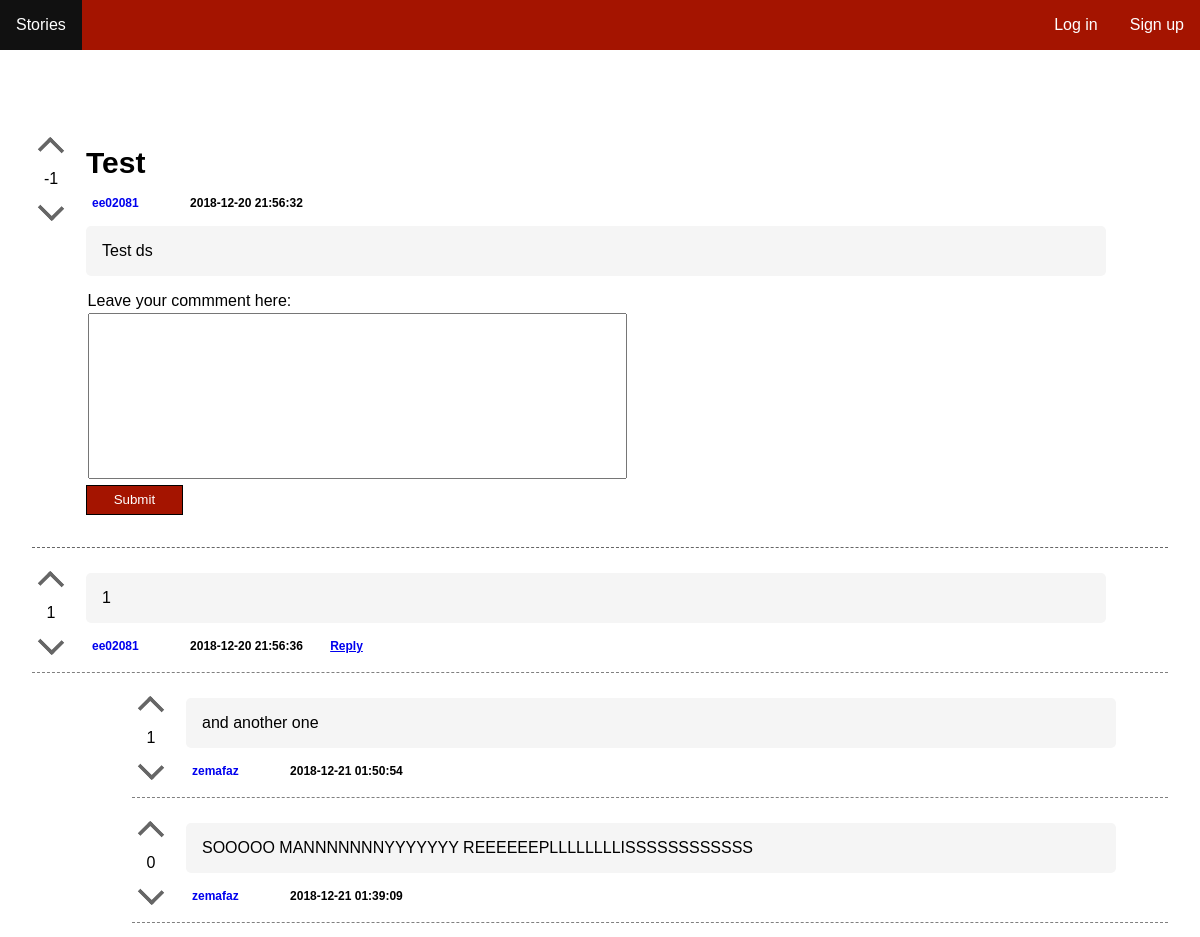
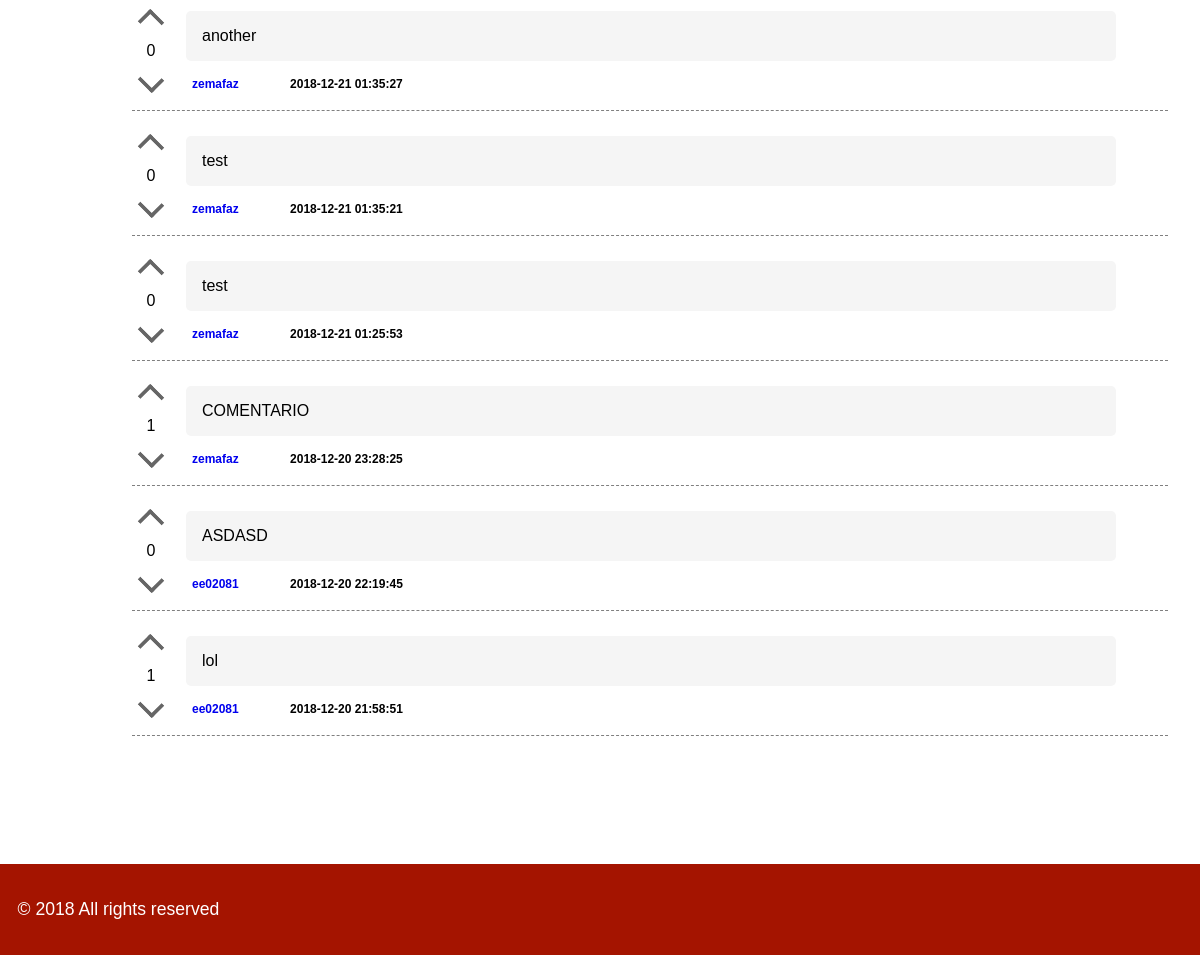
Before: /pages/story.php?id=2 with the older database file (2 pictures, top to bottom).
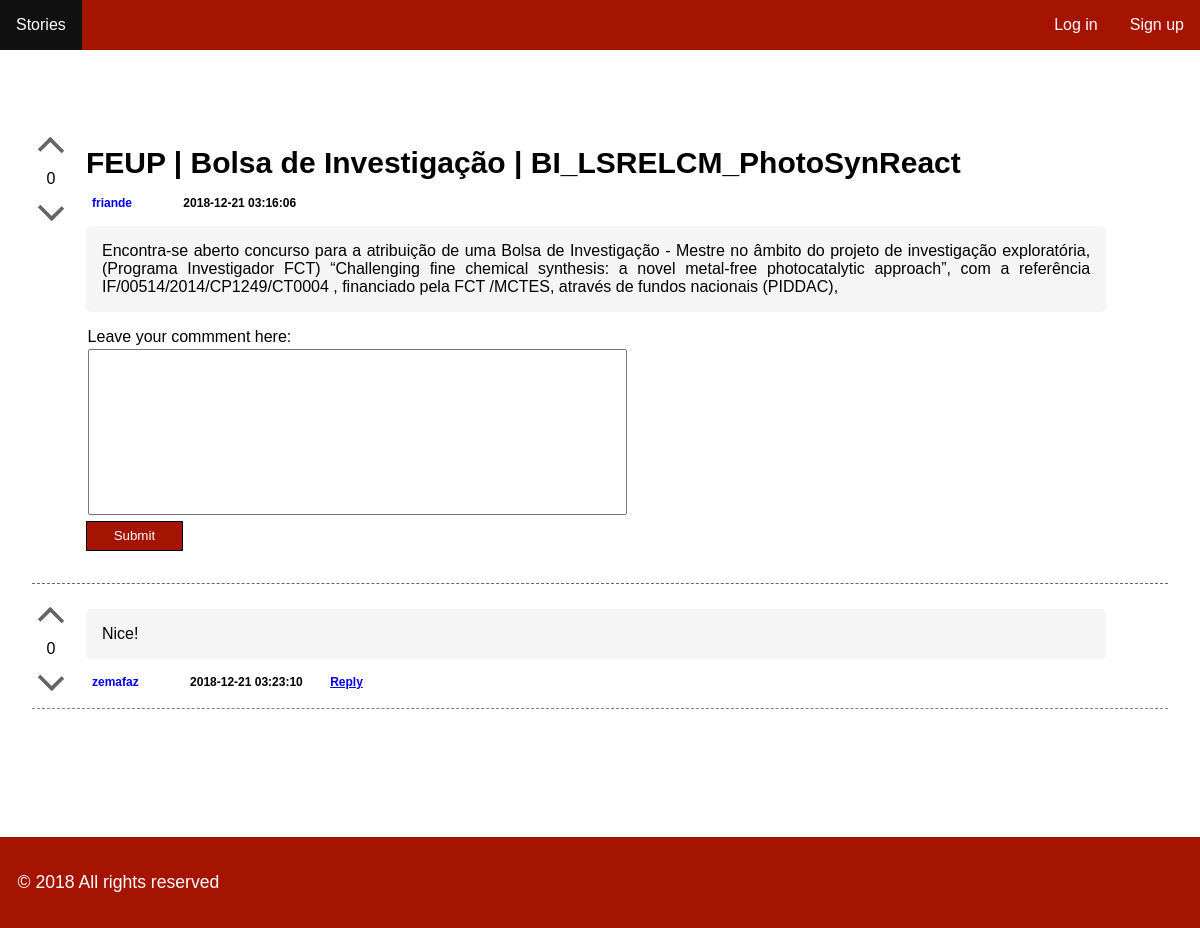
After: the same page with the newer database file.
### tables this page shows
CREATE TABLE story (    
    id INTEGER PRIMARY KEY AUTOINCREMENT NOT NULL,
    channel_id INTEGER,
    user_id INTEGER,
    title VARCHAR NOT NULL,
    description VARCHAR NOT NULL,
    date DATETIME NOT NULL,
    karma INTEGER,
        FOREIGN KEY (channel_id) REFERENCES channel(id),
        FOREIGN KEY (user_id) REFERENCES user(id)
);

CREATE TABLE comment (    
    id INTEGER PRIMARY KEY AUTOINCREMENT NOT NULL,
    story_id INTEGER,
    user_id INTEGER,
    description VARCHAR NOT NULL,
    date DATETIME NOT NULL,
    karma INTEGER,
    father INTEGER,
        FOREIGN KEY (story_id) REFERENCES story(id),
        FOREIGN KEY (user_id) REFERENCES user(id)
);

CREATE TABLE user (
  id INTEGER PRIMARY KEY AUTOINCREMENT NOT NULL,
  username VARCHAR UNIQUE NOT NULL,
  register_date DATETIME NOT NULL,  
  password VARCHAR NOT NULL
);

### pages/story.php (called while the page is built, shortened)
<?php
	include_once('../config/init.php');
	include_once('../database/story.php');
	include_once('../database/comment.php');
	$story_id = $_GET['id'];
	$story = getStory($story_id);
	$comments = getAllComments($story_id);
	include_once('../templates/header.php');
	include_once('../templates/template_story.php');
	include_once('../templates/footer.php');
?>

### database/story.php (called while the page is built, shortened)
<?php
	function getStory($story_id) {
		global $conn;
		$stmt = $conn->prepare('
			SELECT
			story.*,
			COUNT(comment.story_id) as nrComm,
			user.username as usrname
			FROM story
			left join comment on story.id=comment.story_id
			left join user on story.user_id=user.id
			WHERE story.id = ?
		');
		$stmt->execute(array($story_id));
		return $stmt->fetch();
	}
?>

### database/comment.php (called while the page is built, shortened)
<?php
  function getAllComments($story_id) {
    global $conn;
    $stmt = $conn->prepare('
        SELECT
        comment.*,
        user.username as usrname
        FROM comment
        left join user on comment.user_id=user.id
        WHERE comment.story_id = ? AND father IS NULL
        ORDER BY `date` Desc
      ');
    $stmt->execute(array($story_id));
    return $stmt->fetchAll();
  }
  function findReplies($father){
    global $conn;
    $stmt = $conn->prepare('
      SELECT
      comment.*,
      user.username as usrname
      FROM comment
      left join user on comment.user_id=user.id
      WHERE comment.father = ?
      ORDER BY `date` Desc
    ');
    $stmt->execute(array($father));
    return $stmt->fetchAll();
  }
?>

### templates/template_story.php (the view, shortened to what the changed rows need)
<section id="main" class="story-page">
  <div id="story-content">
    <article id="story-holder-<?php echo $story['id'] ?>" class='story-header'>
      <div id = 'vote'>
        <a href="javascript:void(0)" onclick="upvoteStory('<?php echo $story["id"] ?>')" class="vote upvote <?php echo ( isset($currentUser) && hasUserAlreadyUpvotedStory($currentUser['id'], $story['id']) ? 'voted' : '' ) ?>">
          <div class="arrow-up"></div>
        </a>
        <div class="karma">
          <?php echo( is_null($story['karma']) ? '0' : $story['karma'] ); ?>
        </div>
        <a href="javascript:void(0)" onclick="downvoteStory('<?php echo $story["id"] ?>')" class="vote downvote <?php echo ( isset($currentUser) && hasUserAlreadyDownvotedStory($currentUser['id'], $story['id']) ? 'voted' : '' ) ?>">
          <div class="arrow-down"></div>
        </a>
      </div>
      <div id = 'listStory'>
				<div class = 'story-title'>
          <?php echo $story['title']; ?>
				</div>
				<div class = 'listStory-footer'>
          <a class="author" href="../pages/profile.php?profile=<?php echo $story['usrname']; ?>"><?php echo $story['usrname']; ?></a>
					<span class="tags">
					</span>
					<span class="date">
						<?php echo $story['date']; ?>
					</span>
        </div>
        <div class="listStory-description">
          <?php echo $story['description']; ?>
        </div>
        <div id="add-comment">
          <form action="../actions/action_add_comment.php" method="POST">
          </form>
      </div>
    </div>
  </article>
  </div>
  <div id="comments" >
    <?php foreach ($comments as $key => $comment) { ?>
      <article>
        <div id="comment-holder-<?php echo $comment['id'] ?>" class="story">
          <div id = 'vote'>
            <a href="javascript:void(0)" onclick="upvoteComment('<?php echo $comment["id"] ?>')" class="vote upvote <?php echo ( isset($currentUser) && hasUserAlreadyUpvotedComment($currentUser['id'], $comment['id']) ? 'voted' : '' ) ?>">
              <div class="arrow-up"></div>
            </a>
            <div class="karma">
              <?php echo( is_null($comment['karma']) ? '0' : $comment['karma'] ); ?>
            </div>
            <a href="javascript:void(0)" onclick="downvoteComment('<?php echo $comment["id"] ?>')" class="vote downvote <?php echo ( isset($currentUser) && hasUserAlreadyDownvotedComment($currentUser['id'], $comment['id']) ? 'voted' : '' ) ?>">
              <div class="arrow-down"></div>
            </a>
          </div>
          <div id = 'listStory'>
            <div class="description listStory-description">
              <?php echo $comment['description']; ?>
            </div>
            <div class="listStory-footer">
              <a class="author" href="../pages/profile.php?profile=<?php echo $comment['usrname']; ?>"><?php echo $comment['usrname']; ?></a>
              <span class="tags">
              </span>
              <span class="date">
                <?php echo $comment['date']; ?>
              </span>
              <span class="reply">
                <a href="javascript:void(0)" onclick="showReplyForm('reply-form-<?php echo $comment['id']; ?>')">Reply</a>
              </span>
            </div>
          </div>
        </div>
        <div class="replies-holder">
          <?php $replies = findReplies($comment['id']);?>
          <?php foreach ($replies as $key => $reply) { ?>
            <article id="comment-holder-<?php echo $reply['id'] ?>" class="reply" style="margin-left: 100px;">
              <div class="story">
                <div id = 'vote'>
                  <a href="javascript:void(0)" onclick="upvoteComment('<?php echo $reply["id"] ?>')" class="vote upvote <?php echo ( isset($currentUser) && hasUserAlreadyUpvotedComment($currentUser['id'], $reply['id']) ? 'voted' : '' ) ?>">
                    <div class="arrow-up"></div>
                  </a>
                  <div class="karma">
                    <?php echo( is_null($reply['karma']) ? '0' : $reply['karma'] ); ?>
                  </div>
                  <a href="javascript:void(0)" onclick="downvoteComment('<?php echo $reply["id"] ?>')" class="vote downvote <?php echo ( isset($currentUser) && hasUserAlreadyDownvotedComment($currentUser['id'], $reply['id']) ? 'voted' : '' ) ?>">
                    <div class="arrow-down"></div>
                  </a>
                </div>
              <div id = 'listStory'>
                <div class="description listStory-description">
                  <?php echo $reply['description']; ?>
                </div>
                <div class="listStory-footer">
                  <a class="author" href="../pages/profile.php?profile=<?php echo $reply['usrname']; ?>"><?php echo $reply['usrname']; ?></a>
                  <span class="tags">
                  </span>
                  <span class="date">
                    <?php echo $reply['date']; ?>
                  </span>
                  </div>
                </div>
              </div>
            </article>
          <?php } ?>
        </div>
      </article>
    <?php } ?>
  </div>
</section>

Changed rows visible on the page:
removed comment: karma "1", description "1", user.username "ee02081", date "2018-12-20 21:56:36"
removed comment: karma "1", description "and another one", user.username "zemafaz", date "2018-12-21 01:50:54"
removed comment: karma "0", description "SOOOOO MANNNNNNNYYYYYYY REEEEEEPLLLLLLLLISSSSSSSSSSSS", user.username "zemafaz", date "2018-12-21 01:39:09", shown under "1"
removed comment: karma "0", description "another", user.username "zemafaz", date "2018-12-21 01:35:27", shown under "1"
removed comment: karma "0", description "test", user.username "zemafaz", date "2018-12-21 01:35:21", shown under "1"
removed comment: karma "0", description "test", user.username "zemafaz", date "2018-12-21 01:25:53", shown under "1"
removed comment: karma "1", description "COMENTARIO", user.username "zemafaz", date "2018-12-20 23:28:25"
removed comment: karma "0", description "ASDASD", user.username "ee02081", date "2018-12-20 22:19:45", shown under "1"
removed comment: karma "1", description "lol", user.username "ee02081", date "2018-12-20 21:58:51"
changed story: karma "-1" → "0"; title "Test" → "FEUP | Bolsa de Investigação | BI_LSRELCM_PhotoSynReact"; date "2018-12-20 21:56:32" → "2018-12-21 03:16:06"; description "Test ds" → "Encontra-se aberto concurso para a atribuição de uma Bolsa de Investigação - Mestre no âmbito do projeto de investigação exploratória, (Programa Investigador FCT) “Challenging fine chemical synthesis: a novel metal-free photocatalytic approach”, com a referência IF/00514/2014/CP1249/CT0004 , financiado pela FCT /MCTES, através de fundos nacionais (PIDDAC),"
now on this page (row edited): comment: karma "0", description "Nice!", user.username "zemafaz", date "2018-12-21 03:23:10"
Other visible differences:
$story['usrname']: "ee02081" → "friande"
